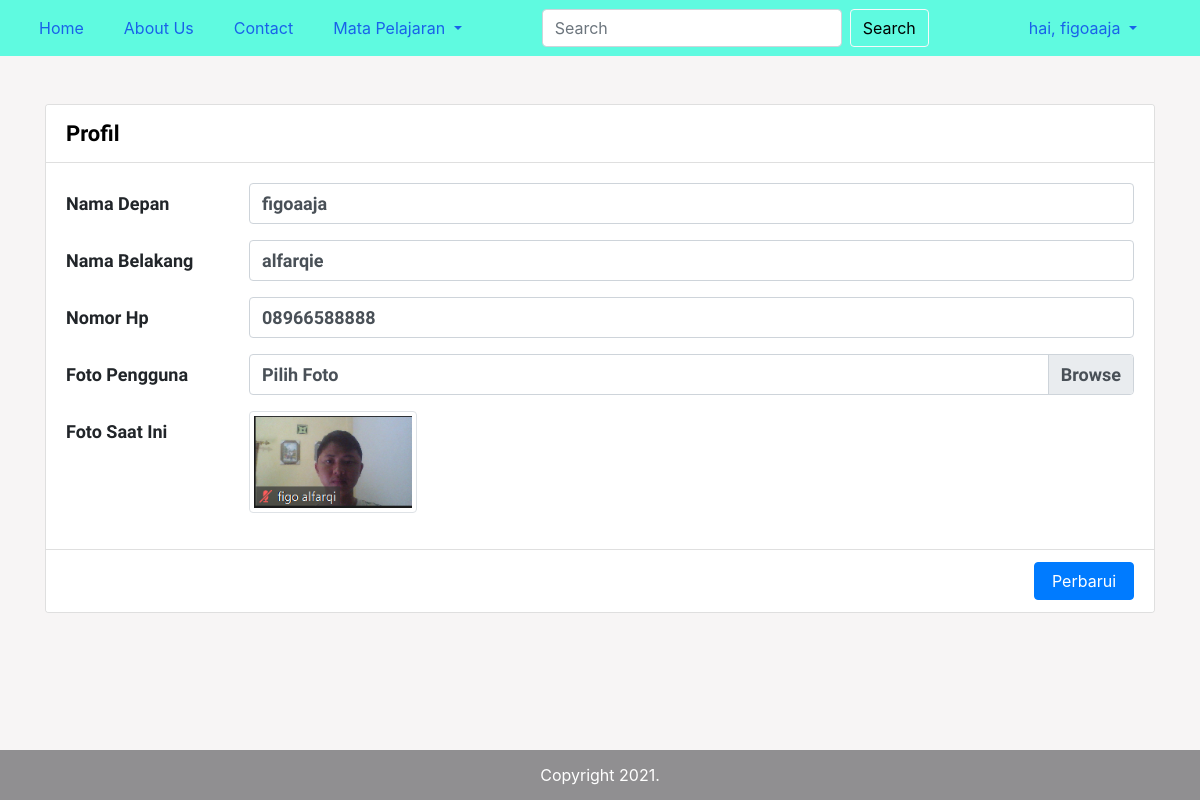
Page /profil.php (signed in) on the committed database.
### tables this page shows
CREATE TABLE `penggunas` (
  `id_pengguna` bigint(20) UNSIGNED NOT NULL,
  `email` varchar(191) NOT NULL,
  `email_verified_at` timestamp NULL DEFAULT NULL,
  `password` varchar(191) NOT NULL,
  `nama_depan` varchar(191) NOT NULL,
  `nama_belakang` varchar(191) NOT NULL,
  `foto` varchar(191) DEFAULT NULL,
  `no_hp` varchar(191) DEFAULT NULL,
  `created_at` timestamp NULL DEFAULT NULL,
  `updated_at` timestamp NULL DEFAULT NULL
);

### profil.php (the view, shortened to what this page needs)
<?php
                        include_once("config.php");
                        ?>
<!doctype html>
<html lang="en">
  <head>
    <link rel="stylesheet" href="https://cdn.jsdelivr.net/npm/bootstrap@4.6.0/dist/css/bootstrap.min.css">
    <link href="font.css" rel="stylesheet">
  </head>
  <body>
    <?php
    include('header.php');
    ?>
    <section class="membuatKelas">
        <div class="container">
            <div class="card kartu mt-5">
                <div class="card-header kepalaKartu fontKerasBesar">
                  Profil
                </div>
                <div class="card-body badanKelas">
                  <form action="userController.php" method="POST"  enctype="multipart/form-data">
                    <?php
                    $id_pengguna=$_SESSION["id_pengguna"];
                    $result = mysqli_query($mysqli, "SELECT * FROM penggunas where id_pengguna='$id_pengguna' limit 1");
                    while($data_table = mysqli_fetch_array($result)) {
                      ?>
                    <div class="form-group row">
                      <label for="namaDepan" class="col-sm-2 col-form-label fontKeras">Nama Depan</label>
                      <div class="col-sm">
                        <input type="text" name="nama_depan" class="form-control fontKeras" placeholder="Nama Depan" value="<?php echo $data_table["nama_depan"] ?>">
                      </div>
                    </div>
                    <div class="form-group row">
                      <label for="namaBelakang" class="col-sm-2 col-form-label fontKeras">Nama Belakang</label>
                      <div class="col-sm">
                        <input type="text" name="nama_belakang" class="form-control fontKeras" placeholder="Nama Belakang" value="<?php echo $data_table["nama_belakang"] ?>">
                      </div>
                    </div>
                    <div class="form-group row">
                      <label for="nomorHp" class="col-sm-2 col-form-label fontKeras">Nomor Hp</label>
                      <div class="col-sm">
                        <input type="text" name="no_hp" name="" class="form-control fontKeras" placeholder="Nomor Hp" value="<?php echo $data_table["no_hp"] ?>" id="nomorHp">
                      </div>
                    </div>
                    <div class="form-group row">
                      <label for="fotoPengguna" class="col-sm-2 col-form-label fontKeras">Foto Pengguna</label>
                      <div class="col-sm">
                        <div class="custom-file pilihfotoPengguna">
                          <label class="custom-file-label fontKeras" for="customFile">Pilih Foto</label>
                        </div>
                      </div>
                    </div>
                    <div class="form-group row">
                      <label for="deskripsiKelas" class="col-sm-2 col-form-label fontKeras">Foto Saat Ini</label>
                      <div class="col-sm">
                        <?php if( $data_table["foto"]==""){
                          ?>
                        <label for="fotoPengguna" class="col-sm-2 col-form-label fontKeras">Belum Ada Foto</label>
                          <?php
                        }
                        else{
                          ?>
                        <img src="admin/images/foto_pengguna/<?php echo $data_table["foto"] ?>" class="img-thumbnail" width="19%">
                        <?php
                        }
                      }
                      ?>
                      </div>
                    </div>
                </div>
                <div class="card-footer kakiKartu">
                  <button type="button" class="btn btn-primary float-right tombolPerbarui" data-toggle="modal" data-target="#staticBackdrop">Perbarui</button>
                </div>
              </div>
            </div>
    </section>
    <?php
        include('footer.php');
        ?>
  </body>
</html>

### profil.php (style rules this page uses)
html { min-height:100vh; }
body { min-height: 100vh; position: relative; box-sizing: border-box; background-color: #f7f5f5; padding-bottom: 50px; //height of the footer }
.kartu { background-color: white; }
.kepalaKartu { background-color: white; color: black; }
.kakiKartu { background-color: white; }
.tombolPerbarui { width: 100px; }

### rows in the picture
penggunas: nama_depan "figoaaja", nama_belakang "alfarqie", no_hp "08966588888", foto (picture)

### other values in the picture
$_SESSION["nama_depan"] "figoaaja"
